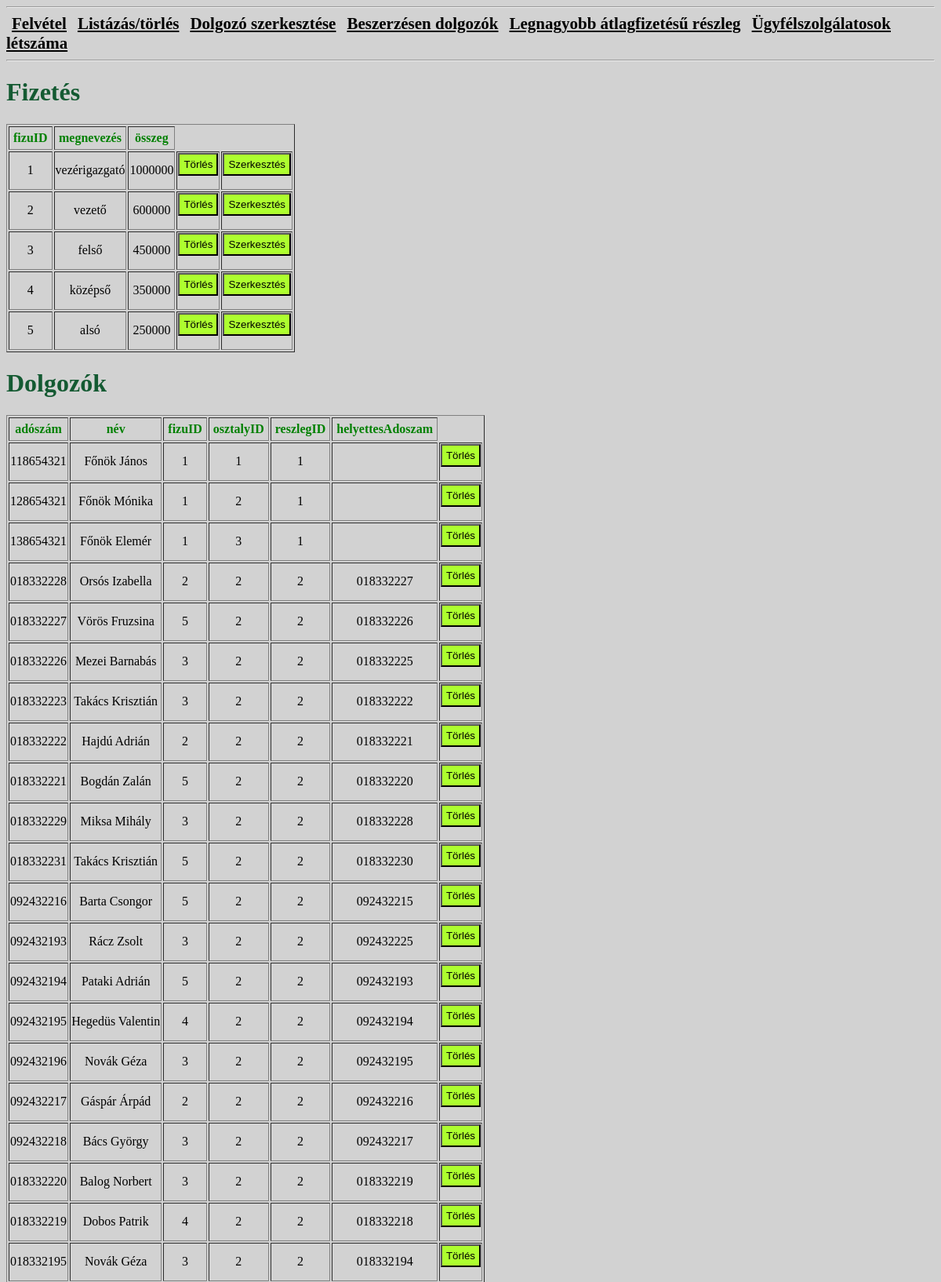
Page /Kozos/adatok.php (upper part) on the committed database.
### tables this page shows
CREATE TABLE `fizetes` (
  `fizuID` int(1) NOT NULL,
  `megnevezes` varchar(20) NOT NULL,
  `osszeg` int(8) DEFAULT NULL
);

CREATE TABLE `dolgozo` (
  `adoszam` varchar(9) NOT NULL,
  `nev` varchar(30) NOT NULL,
  `fizuID` int(1) DEFAULT NULL,
  `osztalyID` int(1) DEFAULT NULL,
  `reszlegID` int(1) DEFAULT NULL,
  `helyettesAdoszam` varchar(9) DEFAULT NULL
);

### Kozos/fuggvenyek.php (called while the page is built, shortened)
<?php
function csatlakozas() {
	$conn = mysqli_connect("localhost", "root", "") or die("Csatlakozási hiba");
	mysqli_query($conn, 'SET NAMES UTF8');
	mysqli_query($conn, 'SET character_set_results=utf8');
	mysqli_set_charset($conn, 'utf8');
	return $conn;
}
function dolgozot_listaz(){
	if ( !($conn = csatlakozas()) ) {
		return false;
	}
	$dolgozo = "SELECT * FROM DOLGOZO ORDER BY reszlegID, osztalyID";
	$result = mysqli_query($conn, $dolgozo) or die ('Hibás lekérdezés! (dolgozo)');
	return $result;
}
function fizetest_listaz(){
	if ( !($conn = csatlakozas()) ) {
		return false;
	}
	$fizetes = "SELECT * FROM FIZETES";
	$result = mysqli_query($conn, $fizetes) or die ('Hibás lekérdezés! (fizetes)');
	return $result;
}

### Kozos/adatok.php (the view, shortened to what this page needs)
<hr/>
<?php
    include_once('../Kozos/fuggvenyek.php');
	include_once('../Kozos/menu.php');
	echo menu();
?>
<hr/>
<link rel="stylesheet" href="../CSS/style.css"/>
<?php
$conn = mysqli_connect('localhost', 'root','') or die("Hibás csatlakozás!");
mysqli_query($conn, 'SET NAMES UTF8');
mysqli_query($conn, 'SET character_set_results=utf8');
mysqli_set_charset($conn, 'utf8');
if ( mysqli_select_db($conn, 'database') ) {
    $dolgozo = dolgozot_listaz();
    $fizetes = fizetest_listaz();
    echo '<h1>Fizetés</h1>';
    echo '<table border=1>';
    echo '<tr>';
    echo '<th>fizuID</th>';
    echo '<th>megnevezés</th>';
    echo '<th>összeg</th>';
    echo '</tr>';
    while ( ($current_row = mysqli_fetch_assoc($fizetes))!= null) {
        echo '<tr>';
        echo '<td>' . $current_row["fizuID"] . '</td>';
        echo '<td>' . $current_row["megnevezes"] . '</td>';
        echo '<td>' . $current_row["osszeg"] . '</td>';
        echo '<td><form method="POST" action="../Muveletek/fizetes_torles.php">
                    <input type="hidden" name="toroltfizetes" value="'.$current_row["fizuID"].'" />
                    <input type="submit" value="Törlés" />
                    </form></td>';
        echo '<td><form method="POST" action="../Muveletek/fizetes_szerkesztes.php">
                <input type="hidden" name="fizuID" value="'.$current_row["fizuID"].'" />
                <input type="submit" value="Szerkesztés" />
                </form></td>';
        echo '</tr>';
    }
    echo '</table>';
    echo '<h1>Dolgozók</h1>';
    echo '<table border=1>';
    echo '<tr>';
    echo '<th>adószám</th>';
    echo '<th>név</th>';
    echo '<th>fizuID</th>';
    echo '<th>osztalyID</th>';
    echo '<th>reszlegID</th>';
    echo '<th>helyettesAdoszam</th>';
    echo '</tr>';
    while ( ($current_row = mysqli_fetch_assoc($dolgozo))!= null) {
        echo '<tr>';
        echo '<td>' . $current_row["adoszam"] . '</td>';
        echo '<td>' . $current_row["nev"] . '</td>';
        echo '<td>' . $current_row["fizuID"] . '</td>';
        echo '<td>' . $current_row["osztalyID"] . '</td>';
        echo '<td>' . $current_row["reszlegID"] . '</td>';
        echo '<td>' . $current_row["helyettesAdoszam"] . '</td>';
        echo '<td><form method="POST" action="../Muveletek/dolgozo_torles.php">
                    <input type="hidden" name="toroltdolgozo" value="'.$current_row["adoszam"].'" />
                    <input type="submit" value="Törlés" />
                    </form></td>';
        echo '</tr>';
    }
    echo '</table>';
} else {
    die('Nem sikerült csatlakozni az adatbázishoz.');
}
?>

### Kozos/menu.php
<?php
function menu() {
    $menustr  = '<span style="color:blue;font-weight:bold; padding:7px;">';
    $menustr .= '<a href="../Kozos/index.php">Felvétel</a>';
    $menustr .= '</span>';
    $menustr .= '<span style="color:blue;font-weight:bold; padding:7px;">';
    $menustr .= '<a href="../Kozos/adatok.php">Listázás/törlés</a>';
    $menustr .= '</span>';
    $menustr .= '<span style="color:blue;font-weight:bold; padding:7px;">';
    $menustr .= '<a href="../Lekerdezesek/dolgozot_lekerdez.php">Dolgozó szerkesztése</a>';
    $menustr .= '</span>';
    $menustr .= '<span style="color:blue;font-weight:bold; padding:7px;">';
    $menustr .= '<a href="../Lekerdezesek/beszerzes.php">Beszerzésen dolgozók</a>';
    $menustr .= '</span>';
    $menustr .= '<span style="color:blue;font-weight:bold; padding:7px;">';
    $menustr .= '<a href="../Lekerdezesek/legnagyobb.php">Legnagyobb átlagfizetésű részleg</a>';
    $menustr .= '</span>';
    $menustr .= '<span style="color:blue;font-weight:bold; padding:7px;">';
    $menustr .= '<a href="../Lekerdezesek/ugyfelszolgalatosok.php">Ügyfélszolgálatosok létszáma</a>';
    $menustr .= '</span>';
    return $menustr;
}
?>

### CSS/style.css (style rules this page uses)
input { margin: 5px; padding: 5px; text-align: left; display: inline-flex; vertical-align: bottom; background-color:chartreuse; }
input[type=submit] { background-color:greenyellow; margin:auto; vertical-align: middle; }
table { text-align: center; }
h1 { color: #145A32; }
a { color: black; }
th { color: green; margin: 5px; padding: 5px; }
span { font-size: 21px; }

### rows in the picture
fizetes: fizuID "1", megnevezes "vezérigazgató", osszeg "1000000"
fizetes: fizuID "2", megnevezes "vezető", osszeg "600000"
fizetes: fizuID "3", megnevezes "felső", osszeg "450000"
fizetes: fizuID "4", megnevezes "középső", osszeg "350000"
fizetes: fizuID "5", megnevezes "alsó", osszeg "250000"
dolgozo: adoszam "118654321", nev "Főnök János", fizuID "1", osztalyID "1", reszlegID "1"
dolgozo: adoszam "128654321", nev "Főnök Mónika", fizuID "1", osztalyID "2", reszlegID "1"
dolgozo: adoszam "138654321", nev "Főnök Elemér", fizuID "1", osztalyID "3", reszlegID "1"
dolgozo: adoszam "018332228", nev "Orsós Izabella", fizuID "2", osztalyID "2", reszlegID "2", helyettesAdoszam "018332227"
dolgozo: adoszam "018332227", nev "Vörös Fruzsina", fizuID "5", osztalyID "2", reszlegID "2", helyettesAdoszam "018332226"
dolgozo: adoszam "018332226", nev "Mezei Barnabás", fizuID "3", osztalyID "2", reszlegID "2", helyettesAdoszam "018332225"
dolgozo: adoszam "018332223", nev "Takács Krisztián", fizuID "3", osztalyID "2", reszlegID "2", helyettesAdoszam "018332222"
dolgozo: adoszam "018332222", nev "Hajdú Adrián", fizuID "2", osztalyID "2", reszlegID "2", helyettesAdoszam "018332221"
dolgozo: adoszam "018332221", nev "Bogdán Zalán", fizuID "5", osztalyID "2", reszlegID "2", helyettesAdoszam "018332220"
dolgozo: adoszam "018332229", nev "Miksa Mihály", fizuID "3", osztalyID "2", reszlegID "2", helyettesAdoszam "018332228"
dolgozo: adoszam "018332231", nev "Takács Krisztián", fizuID "5", osztalyID "2", reszlegID "2", helyettesAdoszam "018332230"
dolgozo: adoszam "092432216", nev "Barta Csongor", fizuID "5", osztalyID "2", reszlegID "2", helyettesAdoszam "092432215"
dolgozo: adoszam "092432193", nev "Rácz Zsolt", fizuID "3", osztalyID "2", reszlegID "2", helyettesAdoszam "092432225"
dolgozo: adoszam "092432194", nev "Pataki Adrián", fizuID "5", osztalyID "2", reszlegID "2", helyettesAdoszam "092432193"
dolgozo: adoszam "092432195", nev "Hegedüs Valentin", fizuID "4", osztalyID "2", reszlegID "2", helyettesAdoszam "092432194"
dolgozo: adoszam "092432196", nev "Novák Géza", fizuID "3", osztalyID "2", reszlegID "2", helyettesAdoszam "092432195"
dolgozo: adoszam "092432217", nev "Gáspár Árpád", fizuID "2", osztalyID "2", reszlegID "2", helyettesAdoszam "092432216"
dolgozo: adoszam "092432218", nev "Bács György", fizuID "3", osztalyID "2", reszlegID "2", helyettesAdoszam "092432217"
dolgozo: adoszam "018332220", nev "Balog Norbert", fizuID "3", osztalyID "2", reszlegID "2", helyettesAdoszam "018332219"
dolgozo: adoszam "018332219", nev "Dobos Patrik", fizuID "4", osztalyID "2", reszlegID "2", helyettesAdoszam "018332218"
dolgozo: adoszam "018332195", nev "Novák Géza", fizuID "3", osztalyID "2", reszlegID "2", helyettesAdoszam "018332194"
